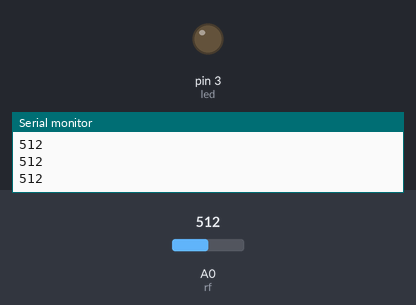
A sketch run on a simulated Arduino Uno, built with avr-gcc and run on an emulated ATmega328P. Shown: output pins drawn as LEDs (lit = HIGH), the last lines printed to the serial monitor. Inputs (shaded band) come from the test bench; at power-on: A0 (rf) = 512.

Above: at 3.2 s.
3.3 s: A0 (rf) set to 489
At 4.5 s:
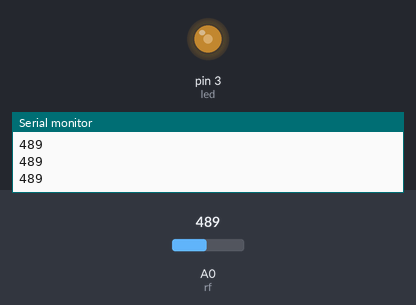
4.8 s: A0 (rf) set to 660
At 5.7 s:
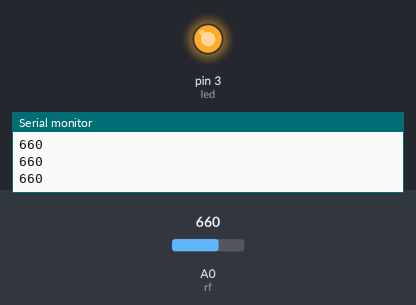
6.4 s: A0 (rf) set to 638
At 7.6 s:
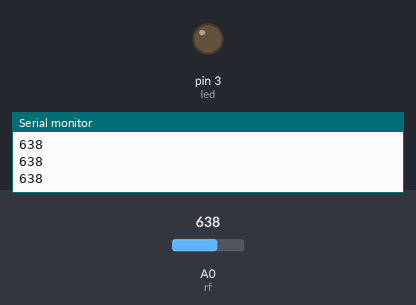
7.9 s: A0 (rf) set to 716
At 8.4 s:
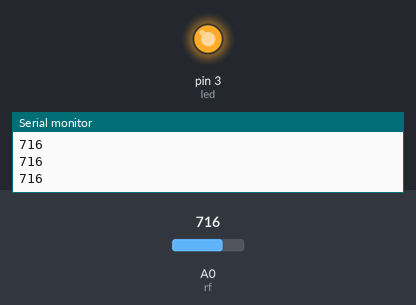
9.4 s: A0 (rf) set to 490
At 10.2 s:
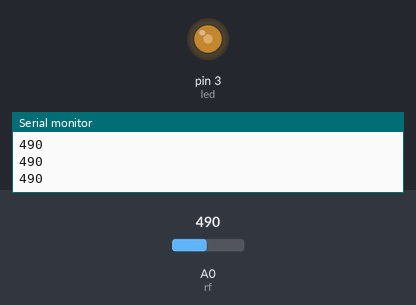
Timing chart, 0 to 11.9 s (numbered marks = the images above; inputs shaded):
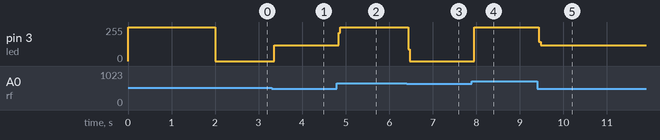

The sketch:

Test-Flex.ino
```cpp
int value;
const int rf = 0;
const int led = 3;
void setup() {
  // put your setup code here, to run once:
  Serial.begin(9600);
  analogWrite(led,255);
  delay(2000);
}

void loop() {
  // put your main code here, to run repeatedly:
  value = analogRead(rf);
  Serial.println(value);
  if (500<value<650){
      analogWrite(led,0);
  }
  if (value>650){
      analogWrite(led,255);
  }
  if (value<500){
      analogWrite(led,120);
  }
}
```

Measured:
- the behaviour switches between 500 and 499 on A0 (rf) (found by bisection; images 0 and 1)
- the behaviour switches between 651 and 650 on A0 (rf) (found by bisection; images 2 and 3)
- after the input at 3.3 s, pin 3 (led): 0/255 → 120/255 after 0.06 s
- after the input at 4.8 s, pin 3 (led): 120/255 → 255/255 at once
- after the input at 6.4 s, pin 3 (led): 255/255 → 0/255 at once
- after the input at 7.9 s, pin 3 (led): 0/255 → 255/255 after 0.06 s
- after the input at 9.4 s, pin 3 (led): 255/255 → 120/255 at once
